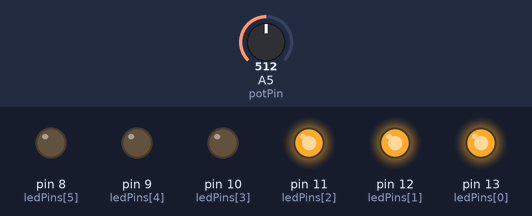
A sketch run on a simulated Arduino Uno, built with avr-gcc and run on an emulated ATmega328P. Parts: output pins drawn as LEDs (lit = HIGH). Inputs (shaded band) come from the test bench; at power-on: A5 (potPin) = 512.

Above: at 1.2 s.
1.3 s: A5 (potPin) set to 664
2.8 s: A5 (potPin) set to 691
At 3.8 s:
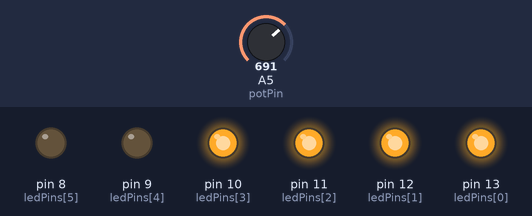
4.3 s: A5 (potPin) set to 511
At 4.9 s:
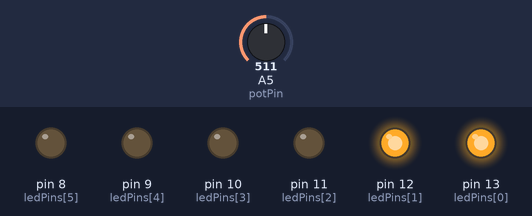
5.8 s: A5 (potPin) set to 350
7.3 s: A5 (potPin) set to 328
At 8.4 s:
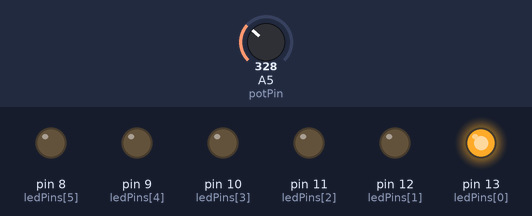
8.8 s: A5 (potPin) set to 716
At 9.5 s:
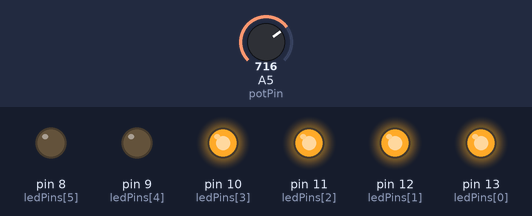
Timing chart, 0 to 11.3 s (numbered marks = the images above; inputs shaded):
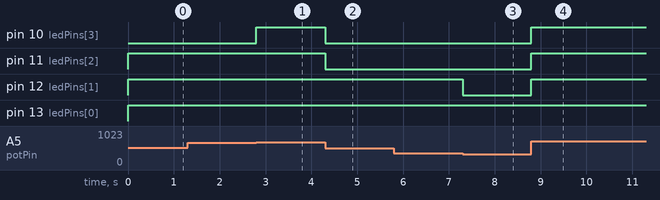

Measured:
- the behaviour switches between 681 and 682 on A5 (potPin) (found by bisection; images 0 and 1)
- the behaviour switches between 341 and 340 on A5 (potPin) (found by bisection; images 2 and 3)
- after the input at 1.3 s, every drawn part: stays the same
- after the input at 2.8 s, pin 10 (ledPins[3]): LOW → HIGH at once
- after the input at 4.3 s, pin 10 (ledPins[3]), pin 11 (ledPins[2]): HIGH → LOW at once
- after the input at 5.8 s, every drawn part: stays the same
- after the input at 7.3 s, pin 12 (ledPins[1]): HIGH → LOW at once
- after the input at 8.8 s, pin 10 (ledPins[3]), pin 11 (ledPins[2]), pin 12 (ledPins[1]): LOW → HIGH at once

The sketch:

code.ino
```cpp
const int potPin = A5;
const int ledPins[] = {13, 12, 11, 10, 9, 8};
const int numLeds = sizeof(ledPins) / sizeof(ledPins[0]);
int potmeterWaarde = 0;

void setup() {
  for (int i = 0; i < numLeds; i++) {
 pinMode (ledPins[i], OUTPUT);
  }
 Serial.begin(9600);
}

void loop() {
 potmeterWaarde = analogRead(potPin);
 int y = map(potmeterWaarde, 0, 1023, 0, numLeds); //Turn the default into a different range with map()


 for (int i = 0; i < numLeds; i++) {
   if(i < y) {
 digitalWrite(ledPins[i], HIGH);
   }else {
     digitalWrite(ledPins[i], LOW);
   }
  }

}
```
